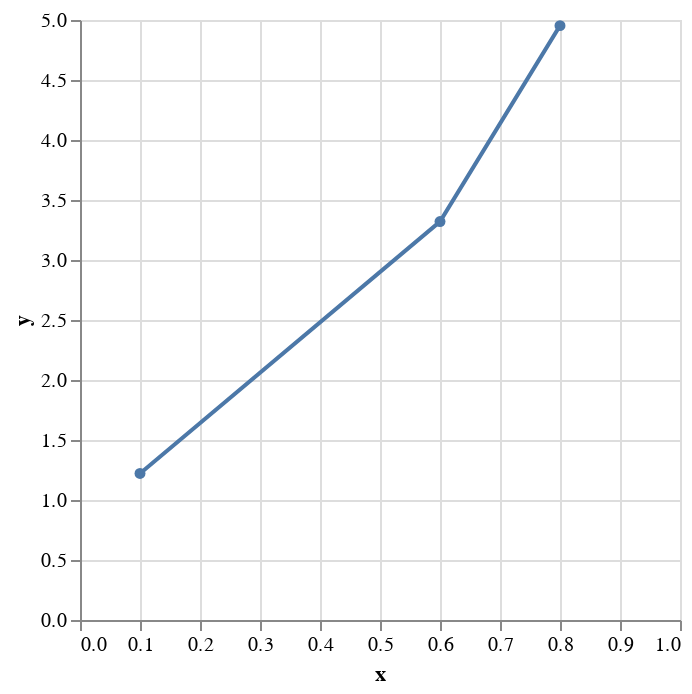

Notebook cell for this chart:
### Markdown cell above
## Interpolação Quadrática

### Code cell
'''Obs. Para encontrarmos os coeficientes ai temos que resolver esse sistema de equações.
Podemos por exemplo utilizar o método direto de eliminação de Gauss (triangularizar a matriz
sanduíche) ou adotar métodos iterativos para resolver esse sistema de equações como, por
exemplo, os métodos de Gauss-Jacobi e o de Gauss-Seidel. '''
from sistemas_lineares import sistemaslineares as sl

i = pd.DataFrame({
    'x' : [0.1, 0.6, 0.8],
    'y' : [1.221, 3.320, 4.953]
})


grafico_linear = alt.Chart(i).mark_line(line=True, point=True).encode(
    alt.X('x').scale(domain=(0,1)),
    y='y',
    tooltip = ['x','y']
)

grafico_linear

### Figure 1 — Vega-Lite specification as saved in the notebook (floating-point values rounded to 4 significant figures)
{"config": {"view": {"continuousWidth": 300, "continuousHeight": 300}}, "data": {"name": "data-9f0233ddcb9edf73d1b2da49396d2f06"}, "mark": {"type": "line", "line": true, "point": true}, "encoding": {"tooltip": [{"field": "x", "type": "quantitative"}, {"field": "y", "type": "quantitative"}], "x": {"field": "x", "scale": {"domain": [0, 1]}, "type": "quantitative"}, "y": {"field": "y", "type": "quantitative"}}, "$schema": "https://vega.github.io/schema/vega-lite/v5.8.0.json", "datasets": {"data-9f0233ddcb9edf73d1b2da49396d2f06": [{"x": 0.1, "y": 1.221}, {"x": 0.6, "y": 3.32}, {"x": 0.8, "y": 4.953}]}}
